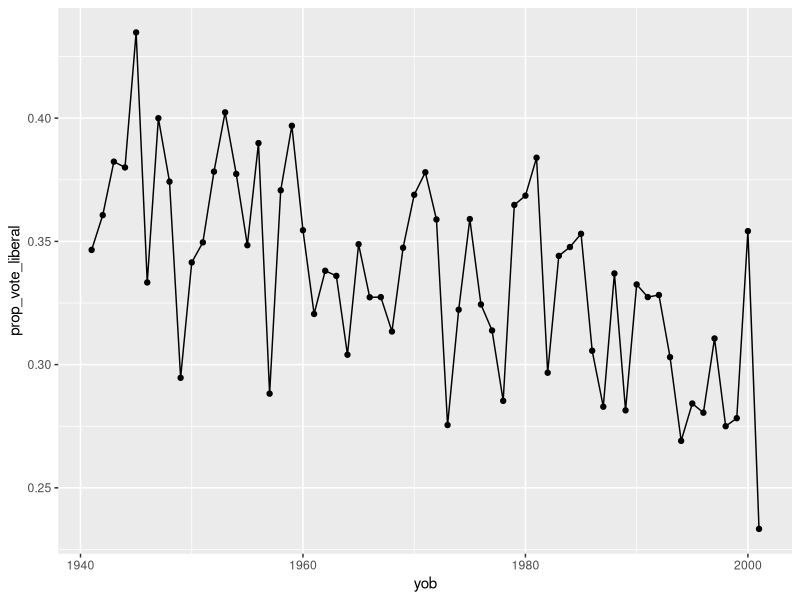
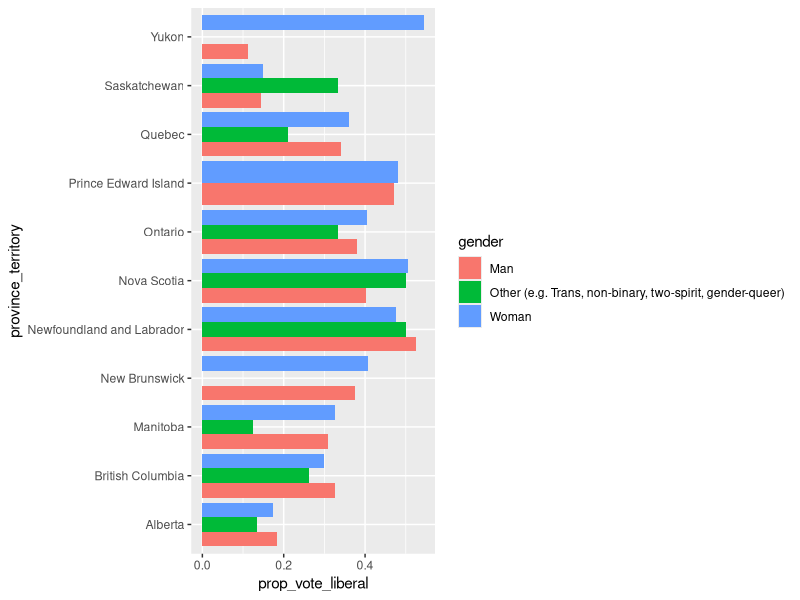
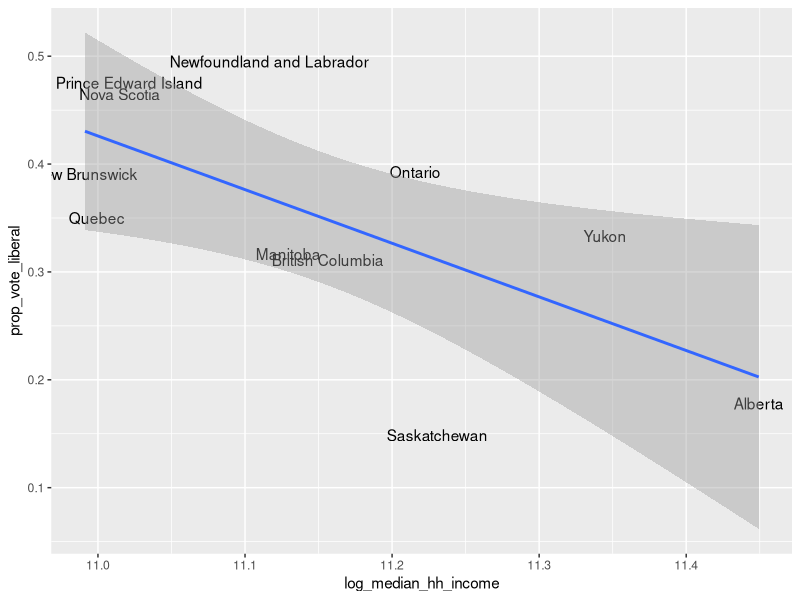
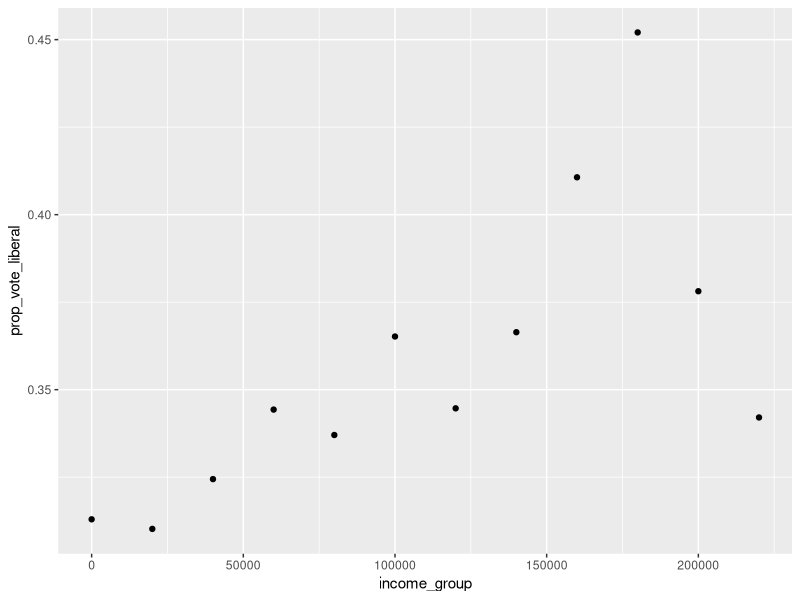
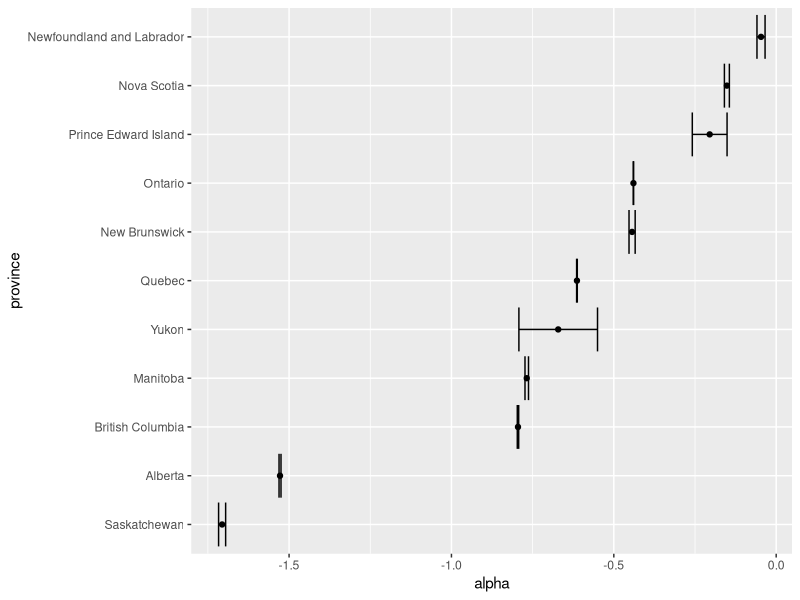

Recreate these plots in R, in order.
## ---- chunk 1
knitr::opts_chunk$set(echo = FALSE, results = 'hide', warning = FALSE, message = FALSE, fig.show = 'hide')
## ---- chunk 2
library(tidyverse)
library(here)
library(lme4)
## ---- chunk 3
ces <- read_csv(here("data/ces2019.csv"))
census <- read_csv(here("data/census_income.csv"))
## ---- chunk 4
ces <- ces %>% left_join(census)
## ---- chunk 5
ces <- ces %>% 
  mutate(vote_liberal = ifelse(vote_for=="Liberal Party", 1, 0)) %>% 
  mutate(log_hh_income = log(hh_income), log_median_hh_income = log(median_hh_income))

ces$log_hh_income_c = (ces$log_hh_income - mean(ces$log_hh_income))/sd(ces$log_hh_income)
ces$log_median_hh_income_c = (ces$log_median_hh_income - mean(ces$log_median_hh_income))/sd(ces$log_median_hh_income)


## ---- chunk 6
ces %>% 
  group_by(yob) %>% 
  summarize(prop_vote_liberal = mean(vote_liberal)) %>% 
  filter(yob>1940) %>% 
  ggplot(aes(yob, prop_vote_liberal)) + 
  geom_line() + geom_point() 
## ---- chunk 7
ces %>% 
  group_by(province_territory, gender) %>% 
  summarize(prop_vote_liberal = mean(vote_liberal)) %>% 
  ggplot(aes(province_territory, prop_vote_liberal, fill = gender)) + 
  geom_bar(stat = "identity", position = 'dodge') + 
  coord_flip()
## ---- chunk 8
# NWT and Nunavut very small
ces %>% 
  group_by(province_territory) %>% tally()
## ---- chunk 9
ces %>% 
  group_by(province_territory, log_median_hh_income) %>% 
  summarize(prop_vote_liberal = mean(vote_liberal)) %>% 
  ggplot(aes(log_median_hh_income, prop_vote_liberal, label = province_territory)) + 
  geom_text() + geom_smooth(method = "lm")
## ---- chunk 10
# might be nice to do income category

income_groups <- c(seq(0, 2.2*10^5, by = 20000))
ces$income_group <- as.numeric(as.character(cut(ces$hh_income, 
                   breaks= c(income_groups, Inf), 
                   labels = income_groups, 
                   right = FALSE)))

ces %>% 
  group_by(income_group) %>% tally()

## ---- chunk 11
# opposite way at individual level?
ces %>% 
  group_by(income_group) %>% 
  summarize(prop_vote_liberal = mean(vote_liberal)) %>% 
  ggplot(aes(income_group, prop_vote_liberal)) + 
  geom_point() 
## ---- chunk 12
mod1 <- glmer(vote_liberal ~ log_hh_income_c +  (1|province_territory), 
              data = ces, family = "binomial")
summary(mod1)
## ---- chunk 13
alphas <- coef(mod1)[[1]]["(Intercept)"]
alphas <- alphas %>% mutate(province = rownames(alphas))
ses <- attr(ranef(mod1)[[1]],  "postVar")[,,1:11]
alphas <- alphas %>% mutate(se = ses) %>% rename(alpha = `(Intercept)`)

alphas %>% 
  mutate(province = fct_reorder(province, alpha)) %>% 
  ggplot(aes(province, alpha)) + geom_point() + 
  geom_errorbar(aes(ymin = alpha - se, ymax = alpha + se)) + coord_flip()
## ---- chunk 14
a_hat <- alphas %>% filter(province=="Ontario") %>% select(alpha) %>% pull()

exp(a_hat)/(1+exp(a_hat))
## ---- chunk 15
mod2 <- glmer(vote_liberal ~ log_hh_income_c + log_median_hh_income_c+  (1|province_territory), 
              data = ces, family = "binomial")
summary(mod2)
